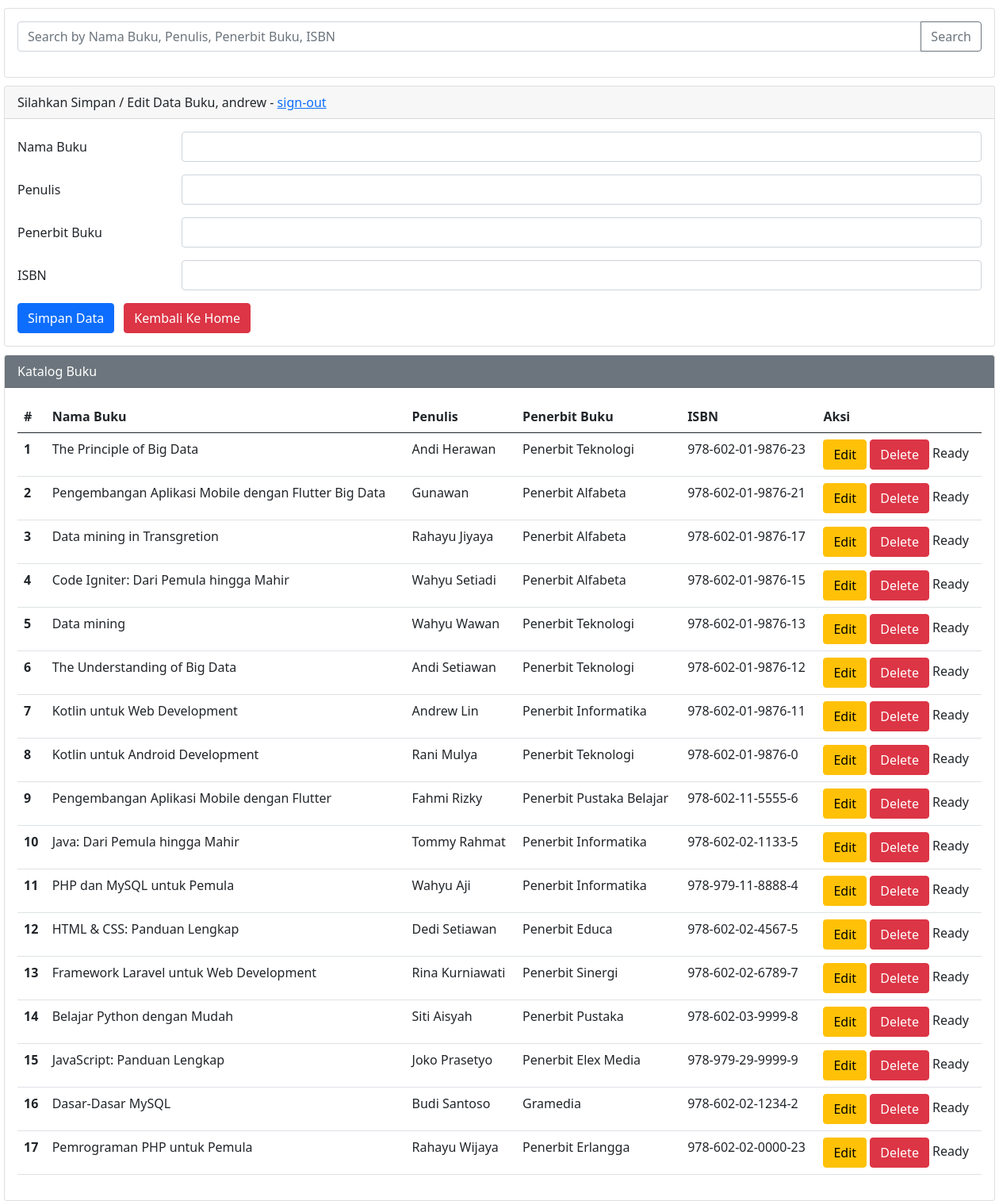
Screenshot of / (signed in) with the database file from the repository.
### tables this page shows
CREATE TABLE `library_system` (
  `id` int(11) NOT NULL,
  `nama_buku` varchar(255) NOT NULL,
  `penulis` varchar(255) NOT NULL,
  `penerbit_buku` varchar(255) NOT NULL,
  `isbn` varchar(255) NOT NULL,
  `status` varchar(20) NOT NULL
);

### index.php (the view, shortened to what this page needs)
<?php
$host = "localhost";
$user = "root";
$pass = "";
$db = "library_system";
$koneksi = mysqli_connect($host, $user, $pass, $db);
$nama_buku = "";
$penulis = "";
$penerbit_buku = "";
$isbn = "";
$search_query = "";
?>
<!DOCTYPE html>
<html lang="en">
<head>
    <link href="https://cdn.jsdelivr.net/npm/bootstrap@5.0.0-beta2/dist/css/bootstrap.min.css" rel="stylesheet"
>
</head>
<body>
    <div class="mx-auto">
        <div class="card">
            <div class="card-body">
                <form action="" method="GET">
                    <div class="input-group mb-3">
                        <input type="text" class="form-control" placeholder="Search by Nama Buku, Penulis, Penerbit Buku, ISBN"
                               name="search" value="<?php echo $search_query; ?>">
                        <button class="btn btn-outline-secondary" type="submit">Search</button>
                    </div>
                </form>
            </div>
        </div>
        <div class="card">
            <div class="card-header">
                Silahkan Simpan / Edit Data Buku, <?php echo $_SESSION['username'].' - ';?>
                <a href="signout.php">sign-out</a>
            </div>
            <div class="card-body">
                <form action="" method="POST">
                    <div class="mb-3 row">
                        <label for="nama_buku" class="col-sm-2 col-form-label">Nama Buku</label>
                        <div class="col-sm-10">
                            <input type="text" class="form-control" id="nama_buku" name="nama_buku"
                                value="<?php echo $nama_buku ?>">
                        </div>
                    </div>
                    <div class="mb-3 row">
                        <label for="penulis" class="col-sm-2 col-form-label">Penulis</label>
                        <div class="col-sm-10">
                            <input type="text" class="form-control" id="penulis" name="penulis"
                                value="<?php echo $penulis ?>">
                        </div>
                    </div>
                    <div class="mb-3 row">
                        <label for="penerbit_buku" class="col-sm-2 col-form-label">Penerbit Buku</label>
                        <div class="col-sm-10">
                            <input type="text" class="form-control" id="penerbit_buku" name="penerbit_buku"
                                value="<?php echo $penerbit_buku ?>">
                        </div>
                    </div>
                    <div class="mb-3 row">
                        <label for="isbn" class="col-sm-2 col-form-label">ISBN</label>
                        <div class="col-sm-10">
                            <input type="text" class="form-control" id="isbn" name="isbn" value="<?php echo $isbn ?>">
                        </div>
                    </div>
                    <div class="col-12">
                        <input type="submit" name="simpan" value="Simpan Data" class="btn btn-primary" />
                        <a href="loading.php" class="btn btn-danger ms-2">Kembali Ke Home</a>
                    </div>
                </form>
            </div>
        </div>
        <div class="card">
            <div class="card-header text-white bg-secondary">
                Katalog Buku
            </div>
            <div class="card-body">
                <table class="table">
                    <thead>
                        <tr>
                            <th scope="col">#</th>
                            <th scope="col">Nama Buku</th>
                            <th scope="col">Penulis</th>
                            <th scope="col">Penerbit Buku</th>
                            <th scope="col">ISBN</th>
                            <th scope="col">Aksi</th>
                        </tr>
                    </thead>
                    <tbody>
                        <?php
                        if ($search_query != "") {
                            $sql2 = "SELECT * FROM library_system WHERE nama_buku LIKE '%$search_query%'
                                    OR penulis LIKE '%$search_query%'
                                    OR penerbit_buku LIKE '%$search_query%'
                                    OR isbn LIKE '%$search_query%'
                                    ORDER BY id DESC";
                        } else {
                            $sql2 = "SELECT * FROM library_system ORDER BY id DESC";
                        }
                        $q2 = mysqli_query($koneksi, $sql2);
                        $urut = 1;
                        while ($r2 = mysqli_fetch_array($q2)) {
                            $id = $r2['id'];
                            $nama_buku = $r2['nama_buku'];
                            $penulis = $r2['penulis'];
                            $penerbit_buku = $r2['penerbit_buku'];
                            $isbn = $r2['isbn'];
                            $status = $r2['status'];
                            ?>
                            <tr>
                                <th scope="row"><?php echo $urut++ ?></th>
                                <td scope="row"><?php echo $nama_buku ?></td>
                                <td scope="row"><?php echo $penulis ?></td>
                                <td scope="row"><?php echo $penerbit_buku ?></td>
                                <td scope="row"><?php echo $isbn ?></td>
                                <td scope="row">
                                    <a href="index.php?op=edit&id=<?php echo $id ?>"><button type="button"
                                            class="btn btn-warning">Edit</button></a>
                                    <a href="index.php?op=delete&id=<?php echo $id ?> "
                                        onclick="return confirm('Yakin mau delete data?')"><button type="button"
                                            class="btn btn-danger">Delete</button></a>
                                    <?php if ($status == "") {
                                            echo "Ready";
                                        } else { ?>
                                    <a href="index.php?op=kembali&id=<?php echo $id ?>"><button type="button"
                                            class="btn btn-warning">Dikembaklikan</button></a>
                                    <?php } ?>
                                </td>
                            </tr>
                            <?php
                        }
                        ?>
                    </tbody>
                </table>
            </div>
        </div>
    </div>
</body>
</html>

### index.php (style rules this page uses)
.mx-auto { width: 1250px }
.card { margin-top: 10px; }

### rows the page displays
library_system: nama_buku "The Principle of Big Data", penulis "Andi Herawan", penerbit_buku "Penerbit Teknologi", isbn "978-602-01-9876-23", status "Ready"
library_system: nama_buku "Pengembangan Aplikasi Mobile dengan Flutter Big Data", penulis "Gunawan", penerbit_buku "Penerbit Alfabeta", isbn "978-602-01-9876-21", status "Ready"
library_system: nama_buku "Data mining in Transgretion", penulis "Rahayu Jiyaya", penerbit_buku "Penerbit Alfabeta", isbn "978-602-01-9876-17", status "Ready"
library_system: nama_buku "Code Igniter: Dari Pemula hingga Mahir", penulis "Wahyu Setiadi", penerbit_buku "Penerbit Alfabeta", isbn "978-602-01-9876-15", status "Ready"
library_system: nama_buku "Data mining", penulis "Wahyu Wawan", penerbit_buku "Penerbit Teknologi", isbn "978-602-01-9876-13", status "Ready"
library_system: nama_buku "The Understanding of Big Data", penulis "Andi Setiawan", penerbit_buku "Penerbit Teknologi", isbn "978-602-01-9876-12", status "Ready"
library_system: nama_buku "Kotlin untuk Web Development", penulis "Andrew Lin", penerbit_buku "Penerbit Informatika", isbn "978-602-01-9876-11", status "Ready"
library_system: nama_buku "Kotlin untuk Android Development", penulis "Rani Mulya", penerbit_buku "Penerbit Teknologi", isbn "978-602-01-9876-0", status "Ready"
library_system: nama_buku "Pengembangan Aplikasi Mobile dengan Flutter", penulis "Fahmi Rizky", penerbit_buku "Penerbit Pustaka Belajar", isbn "978-602-11-5555-6", status "Ready"
library_system: nama_buku "Java: Dari Pemula hingga Mahir", penulis "Tommy Rahmat", penerbit_buku "Penerbit Informatika", isbn "978-602-02-1133-5", status "Ready"
library_system: nama_buku "PHP dan MySQL untuk Pemula", penulis "Wahyu Aji", penerbit_buku "Penerbit Informatika", isbn "978-979-11-8888-4", status "Ready"
library_system: nama_buku "HTML & CSS: Panduan Lengkap", penulis "Dedi Setiawan", penerbit_buku "Penerbit Educa", isbn "978-602-02-4567-5", status "Ready"
library_system: nama_buku "Framework Laravel untuk Web Development", penulis "Rina Kurniawati", penerbit_buku "Penerbit Sinergi", isbn "978-602-02-6789-7", status "Ready"
library_system: nama_buku "Belajar Python dengan Mudah", penulis "Siti Aisyah", penerbit_buku "Penerbit Pustaka", isbn "978-602-03-9999-8", status "Ready"
library_system: nama_buku "JavaScript: Panduan Lengkap", penulis "Joko Prasetyo", penerbit_buku "Penerbit Elex Media", isbn "978-979-29-9999-9", status "Ready"
library_system: nama_buku "Dasar-Dasar MySQL", penulis "Budi Santoso", penerbit_buku "Gramedia", isbn "978-602-02-1234-2", status "Ready"
library_system: nama_buku "Pemrograman PHP untuk Pemula", penulis "Rahayu Wijaya", penerbit_buku "Penerbit Erlangga", isbn "978-602-02-0000-23", status "Ready"

### other values shown
$_SESSION['username'] "andrew"
